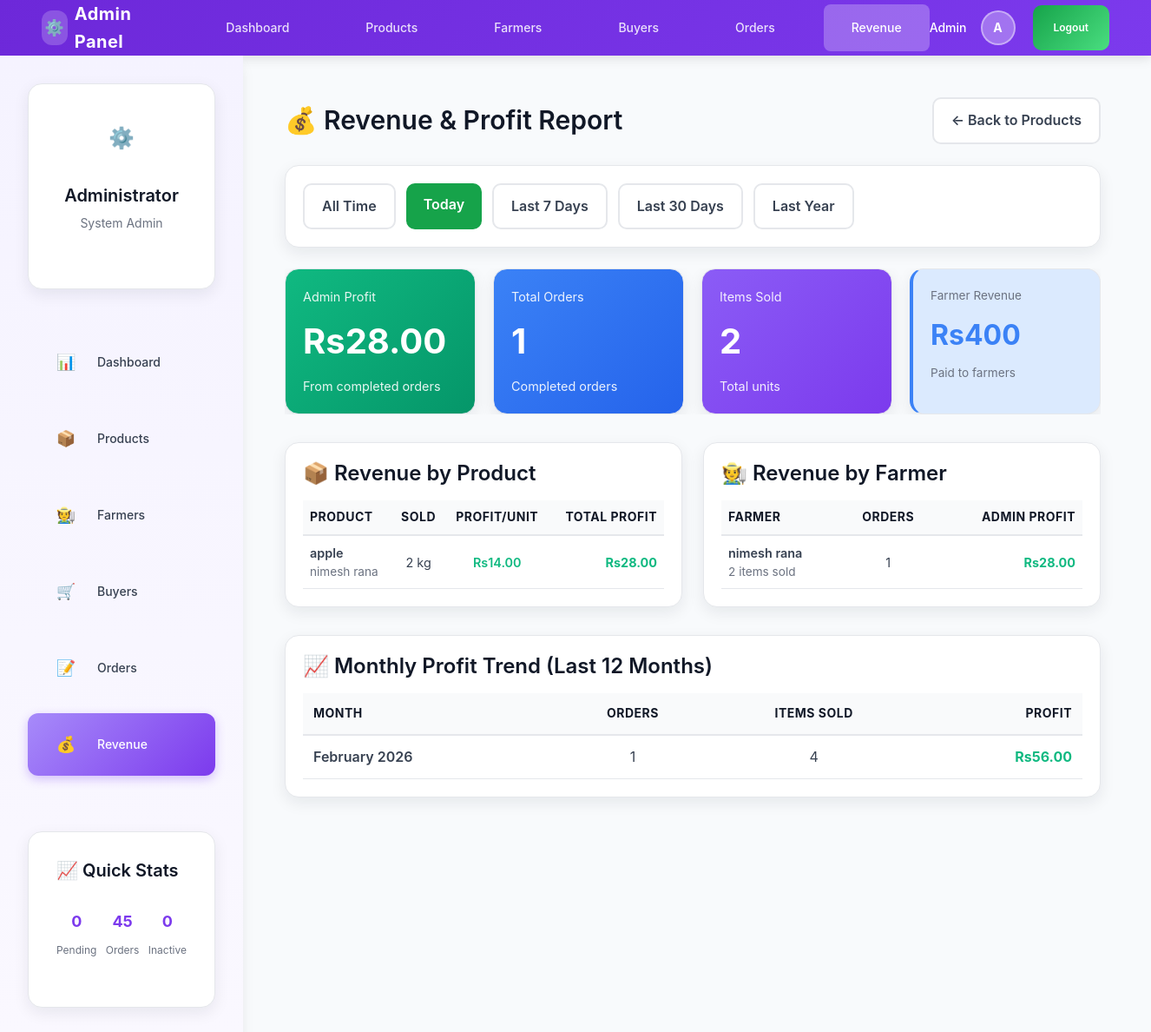
Screenshot of /LocalFarmerMarket2/admin/revenue.php?date=today (signed in) with the database file from the repository.
### tables this page shows
CREATE TABLE `products` (
  `product_id` int(11) NOT NULL,
  `farmer_id` int(11) NOT NULL,
  `product_name` varchar(150) NOT NULL,
  `description` text DEFAULT NULL,
  `price` decimal(10,2) NOT NULL,
  `quantity` int(11) NOT NULL,
  `total_stock` int(11) DEFAULT 0,
  `sold_quantity` int(11) NOT NULL DEFAULT 0,
  `category` varchar(100) NOT NULL,
  `category_id` int(11) DEFAULT NULL,
  `image` varchar(255) DEFAULT NULL,
  `unit` varchar(50) DEFAULT 'kg',
  `created_at` timestamp NOT NULL DEFAULT current_timestamp(),
  `updated_at` timestamp NOT NULL DEFAULT current_timestamp() ON UPDATE current_timestamp(),
  `status` enum('pending','approved','rejected') DEFAULT 'pending',
  `admin_notes` text DEFAULT NULL,
  `approved_price` decimal(10,2) DEFAULT NULL,
  `admin_id` int(11) DEFAULT NULL,
  `is_active` tinyint(1) DEFAULT 1,
  `deleted_at` timestamp NULL DEFAULT NULL,
  `created_by` int(11) DEFAULT NULL,
  `updated_by` int(11) DEFAULT NULL,
  `approval_status` enum('pending','approved','rejected') DEFAULT 'pending',
  `admin_price` decimal(10,2) DEFAULT NULL,
  `commission_rate` decimal(5,2) DEFAULT 5.00 COMMENT 'Commission percentage (5-10%)',
  `approved_by` int(11) DEFAULT NULL,
  `approved_at` datetime DEFAULT NULL,
  `rejection_reason` text DEFAULT NULL
);

CREATE TABLE `farmer` (
  `farmer_id` int(11) NOT NULL,
  `name` varchar(100) NOT NULL,
  `contact` varchar(15) NOT NULL,
  `address` varchar(255) NOT NULL,
  `farm_type` varchar(100) DEFAULT NULL,
  `password` varchar(255) NOT NULL,
  `created_at` timestamp NOT NULL DEFAULT current_timestamp(),
  `is_active` tinyint(1) DEFAULT 1
);

### LocalFarmerMarket2/admin/revenue.php (the view, shortened to what this page needs)
<?php
require_once '../db.php';
$date_filter = $_GET['date'] ?? 'all';
$date_sql = "";
if ($date_filter === 'today') {
    $date_sql = "AND DATE(ar.created_at) = CURDATE()";
} elseif ($date_filter === 'week') {
    $date_sql = "AND ar.created_at >= DATE_SUB(NOW(), INTERVAL 7 DAY)";
} elseif ($date_filter === 'month') {
    $date_sql = "AND ar.created_at >= DATE_SUB(NOW(), INTERVAL 30 DAY)";
} elseif ($date_filter === 'year') {
    $date_sql = "AND ar.created_at >= DATE_SUB(NOW(), INTERVAL 365 DAY)";
}
$overall_stats_query = "SELECT
    COUNT(DISTINCT ar.order_id) as total_orders,
    SUM(ar.quantity) as total_items_sold,
    SUM(ar.farmer_price * ar.quantity) as total_farmer_revenue,
    SUM(ar.admin_price * ar.quantity) as total_buyer_revenue,
    SUM(ar.profit_amount) as total_admin_profit
    FROM admin_revenue ar
    WHERE 1=1 $date_sql";
$overall_stats = $conn->query($overall_stats_query)->fetch_assoc();
$product_revenue_query = "SELECT
    p.product_id,
    p.product_name,
    p.category,
    p.unit,
    f.name as farmer_name,
    SUM(ar.quantity) as total_sold,
    AVG(ar.farmer_price) as farmer_price,
    AVG(ar.admin_price) as admin_price,
    AVG(ar.admin_price - ar.farmer_price) as profit_per_unit,
    SUM(ar.profit_amount) as total_profit
    FROM admin_revenue ar
    JOIN products p ON ar.product_id = p.product_id
    JOIN farmer f ON p.farmer_id = f.farmer_id
    WHERE 1=1 $date_sql
    GROUP BY p.product_id, p.product_name, p.category, p.unit, f.name
    ORDER BY total_profit DESC";
$product_revenues = $conn->query($product_revenue_query)->fetch_all(MYSQLI_ASSOC);
$farmer_revenue_query = "SELECT
    f.farmer_id,
    f.name as farmer_name,
    COUNT(DISTINCT ar.order_id) as orders_count,
    SUM(ar.quantity) as items_sold,
    SUM(ar.farmer_price * ar.quantity) as farmer_revenue,
    SUM(ar.profit_amount) as admin_profit
    FROM admin_revenue ar
    JOIN products p ON ar.product_id = p.product_id
    JOIN farmer f ON p.farmer_id = f.farmer_id
    WHERE 1=1 $date_sql
    GROUP BY f.farmer_id, f.name
    ORDER BY admin_profit DESC";
$farmer_revenues = $conn->query($farmer_revenue_query)->fetch_all(MYSQLI_ASSOC);
$monthly_trend_query = "SELECT
    DATE_FORMAT(created_at, '%Y-%m') as month,
    COUNT(DISTINCT order_id) as orders,
    SUM(quantity) as items_sold,
    SUM(profit_amount) as profit
    FROM admin_revenue
    WHERE created_at >= DATE_SUB(NOW(), INTERVAL 12 MONTH)
    GROUP BY DATE_FORMAT(created_at, '%Y-%m')
    ORDER BY month DESC
    LIMIT 12";
$monthly_trends = $conn->query($monthly_trend_query)->fetch_all(MYSQLI_ASSOC);
include 'includes/header.php';
?>
<div class="main-wrapper">
  <?php include 'includes/sidebar.php'; ?>
  <div class="main-content">
  <div style="max-width:1400px;margin:0 auto">
    <div style="display:flex;justify-content:space-between;align-items:center;margin-bottom:24px">
      <h2 style="margin:0">💰 Revenue & Profit Report</h2>
      <a href="products.php" class="btn btn-ghost">← Back to Products</a>
    </div>
    <div class="card" style="margin-bottom:24px">
      <div style="display:flex;gap:12px;flex-wrap:wrap">
        <a href="revenue.php?date=all"
           class="btn <?php echo $date_filter === 'all' ? 'btn-primary' : 'btn-ghost'; ?>">
          All Time
        </a>
        <a href="revenue.php?date=today"
           class="btn <?php echo $date_filter === 'today' ? 'btn-primary' : 'btn-ghost'; ?>">
          Today
        </a>
        <a href="revenue.php?date=week"
           class="btn <?php echo $date_filter === 'week' ? 'btn-primary' : 'btn-ghost'; ?>">
          Last 7 Days
        </a>
        <a href="revenue.php?date=month"
           class="btn <?php echo $date_filter === 'month' ? 'btn-primary' : 'btn-ghost'; ?>">
          Last 30 Days
        </a>
        <a href="revenue.php?date=year"
           class="btn <?php echo $date_filter === 'year' ? 'btn-primary' : 'btn-ghost'; ?>">
          Last Year
        </a>
      </div>
    </div>
    <div style="display:flex;gap:20px;margin-bottom:32px;flex-wrap:nowrap;overflow-x:auto;align-items:stretch">
      <div class="card" style="background:linear-gradient(135deg, #10b981 0%, #059669 100%);color:white;min-width:220px;flex:1 0 220px">
        <div class="small" style="opacity:0.9">Admin Profit</div>
        <div style="font-size:2.5rem;font-weight:700;margin:8px 0">
          Rs<?php echo number_format($overall_stats['total_admin_profit'] ?? 0, 2); ?>
        </div>
        <div class="small" style="opacity:0.9">From completed orders</div>
      </div>
      <div class="card" style="background:linear-gradient(135deg, #3b82f6 0%, #2563eb 100%);color:white;min-width:220px;flex:1 0 220px">
        <div class="small" style="opacity:0.9">Total Orders</div>
        <div style="font-size:2.5rem;font-weight:700;margin:8px 0">
          <?php echo $overall_stats['total_orders'] ?? 0; ?>
        </div>
        <div class="small" style="opacity:0.9">Completed orders</div>
      </div>
      <div class="card" style="background:linear-gradient(135deg, #8b5cf6 0%, #7c3aed 100%);color:white;min-width:220px;flex:1 0 220px">
        <div class="small" style="opacity:0.9">Items Sold</div>
        <div style="font-size:2.5rem;font-weight:700;margin:8px 0">
          <?php echo $overall_stats['total_items_sold'] ?? 0; ?>
        </div>
        <div class="small" style="opacity:0.9">Total units</div>
      </div>
      <div class="card" style="background:#dbeafe;border-left:4px solid #3b82f6;min-width:220px;flex:1 0 220px">
        <div class="small-muted">Farmer Revenue</div>
        <div style="font-size:2rem;font-weight:700;color:#3b82f6;margin:8px 0">
          Rs<?php echo number_format($overall_stats['total_farmer_revenue'] ?? 0, 0); ?>
        </div>
        <div class="small-muted">Paid to farmers</div>
      </div>
    </div>
    <div style="display:grid;grid-template-columns:1fr 1fr;gap:24px;margin-bottom:32px">
      <div class="card">
        <h3 style="margin-top:0">📦 Revenue by Product</h3>
        <?php if (!empty($product_revenues)): ?>
          <div style="overflow-x:auto">
            <table style="width:100%;font-size:0.9rem">
              <thead>
                <tr style="background:#f9fafb;border-bottom:2px solid #e5e7eb">
                  <th style="padding:8px;text-align:left">Product</th>
                  <th style="padding:8px;text-align:center">Sold</th>
                  <th style="padding:8px;text-align:center">Profit/Unit</th>
                  <th style="padding:8px;text-align:right">Total Profit</th>
                </tr>
              </thead>
              <tbody>
                <?php foreach (array_slice($product_revenues, 0, 10) as $prod): ?>
                  <tr style="border-bottom:1px solid #e5e7eb">
                    <td style="padding:8px">
                      <div style="font-weight:600"><?php echo htmlspecialchars($prod['product_name']); ?></div>
                      <div class="small-muted"><?php echo htmlspecialchars($prod['farmer_name']); ?></div>
                    </td>
                    <td style="padding:8px;text-align:center">
                      <?php echo $prod['total_sold']; ?> <?php echo htmlspecialchars($prod['unit']); ?>
                    </td>
                    <td style="padding:8px;text-align:center">
                      <span style="color:#10b981;font-weight:600">
                        Rs<?php echo number_format($prod['profit_per_unit'], 2); ?>
                      </span>
                    </td>
                    <td style="padding:8px;text-align:right;font-weight:700;color:#10b981">
                      Rs<?php echo number_format($prod['total_profit'], 2); ?>
                    </td>
                  </tr>
                <?php endforeach; ?>
              </tbody>
            </table>
          </div>
        <?php else: ?>
          <p class="small-muted">No sales data available</p>
        <?php endif; ?>
      </div>
      <div class="card">
        <h3 style="margin-top:0">🧑‍🌾 Revenue by Farmer</h3>
        <?php if (!empty($farmer_revenues)): ?>
          <div style="overflow-x:auto">
            <table style="width:100%;font-size:0.9rem">
              <thead>
                <tr style="background:#f9fafb;border-bottom:2px solid #e5e7eb">
                  <th style="padding:8px;text-align:left">Farmer</th>
                  <th style="padding:8px;text-align:center">Orders</th>
                  <th style="padding:8px;text-align:right">Admin Profit</th>
                </tr>
              </thead>
              <tbody>
                <?php foreach ($farmer_revenues as $farmer): ?>
                  <tr style="border-bottom:1px solid #e5e7eb">
                    <td style="padding:8px">
                      <div style="font-weight:600"><?php echo htmlspecialchars($farmer['farmer_name']); ?></div>
                      <div class="small-muted"><?php echo $farmer['items_sold']; ?> items sold</div>
                    </td>
                    <td style="padding:8px;text-align:center">
                      <?php echo $farmer['orders_count']; ?>
                    </td>
                    <td style="padding:8px;text-align:right;font-weight:700;color:#10b981">
                      Rs<?php echo number_format($farmer['admin_profit'], 2); ?>
                    </td>
                  </tr>
                <?php endforeach; ?>
              </tbody>
            </table>
          </div>
        <?php else: ?>
          <p class="small-muted">No farmer data available</p>
        <?php endif; ?>
      </div>
    </div>
    <?php if (!empty($monthly_trends)): ?>
      <div class="card">
        <h3 style="margin-top:0">📈 Monthly Profit Trend (Last 12 Months)</h3>
        <div style="overflow-x:auto">
          <table style="width:100%">
            <thead>
              <tr style="background:#f9fafb;border-bottom:2px solid #e5e7eb">
                <th style="padding:12px;text-align:left">Month</th>
                <th style="padding:12px;text-align:center">Orders</th>
                <th style="padding:12px;text-align:center">Items Sold</th>
                <th style="padding:12px;text-align:right">Profit</th>
              </tr>
            </thead>
            <tbody>
              <?php foreach ($monthly_trends as $trend): ?>
                <tr style="border-bottom:1px solid #e5e7eb">
                  <td style="padding:12px;font-weight:600">
                    <?php echo date('F Y', strtotime($trend['month'] . '-01')); ?>
                  </td>
                  <td style="padding:12px;text-align:center">
                    <?php echo $trend['orders']; ?>
                  </td>
                  <td style="padding:12px;text-align:center">
                    <?php echo $trend['items_sold']; ?>
                  </td>
                  <td style="padding:12px;text-align:right;font-weight:700;color:#10b981">
                    Rs<?php echo number_format($trend['profit'], 2); ?>
                  </td>
                </tr>
              <?php endforeach; ?>
            </tbody>
          </table>
        </div>
      </div>
    <?php endif; ?>
  </div>
  </div>
</div>

### LocalFarmerMarket2/assets/css/admin.css (style rules this page uses)
.main-wrapper { display: flex !important; flex-direction: row !important; margin: 0 !important; padding: 0 !important; }
.main-content { margin-left: 0 !important; margin-top: 0 !important; margin: 0 !important; padding: var(--space-2xl) !important; min-height: auto !important; }
html { height: 100%; margin: 0; padding: 0; }
body { display: flex; flex-direction: column; height: 100vh; margin: 0; padding: 0; background: var(--bg-secondary); }

### LocalFarmerMarket2/assets/css/style.css (style rules this page uses)
:root { --accent: #16a34a; --accent-dark: #15803d; --accent-light: #22c55e; --muted: #6b7280; --bg: #f8fafc; --card: #ffffff; --danger: #ef4444; --warning: #f59e0b; --info: #3b82f6; --success: #10b981; --border: #e5e7eb; --shadow: 0 6px 18px rgba(15, 23, 42, 0.08); --shadow-hover: 0 12px 28px rgba(15, 23, 42, 0.12); }
* { box-sizing: border-box; }
body { font-family: 'Inter', -apple-system, BlinkMacSystemFont, 'Segoe UI', Arial, sans-serif; background: var(--bg); margin: 0; color: #111827; line-height: 1.6; }
.card { background: var(--card); border-radius: 16px; padding: 20px; box-shadow: var(--shadow); transition: box-shadow 0.3s; }
.card h2, .card h3, .card h4 { margin-top: 0; color: #111827; }
.card h3 { margin-bottom: 16px; }
.btn { padding: 12px 20px; border-radius: 10px; border: none; cursor: pointer; font-weight: 600; text-decoration: none; display: inline-block; font-size: 1rem; transition: all 0.2s; text-align: center; }
.btn-primary { background: var(--accent); color: white; }
.btn-ghost { background: white; border: 2px solid var(--border); color: #374151; }
.small { font-size: 0.9rem; }
.small-muted { font-size: 0.85rem; color: var(--muted); }

### rows the page displays
products: product_name "apple", farmer.name "nimesh rana", total_sold "2", unit "kg", profit_per_unit "14.00", total_profit "28.00"
farmer: name "nimesh rana", items_sold "2", orders_count "1", admin_profit "28.00"

### other values shown
$admin_name "Admin"
$admin_initial "A"
$_SESSION['admin_name'] "Administrator"
$pending_products "0"
$total_orders "45"
$pending_farmers "0"
$overall_stats['total_admin_profit'] "28.00"
$overall_stats['total_orders'] "1"
$overall_stats['total_items_sold'] "2"
$overall_stats['total_farmer_revenue'] "400"
date('F Y', strtotime($trend['month'] . '-01')) "February 2026"
$trend['orders'] "1"
$trend['items_sold'] "4"
$trend['profit'] "56.00"
